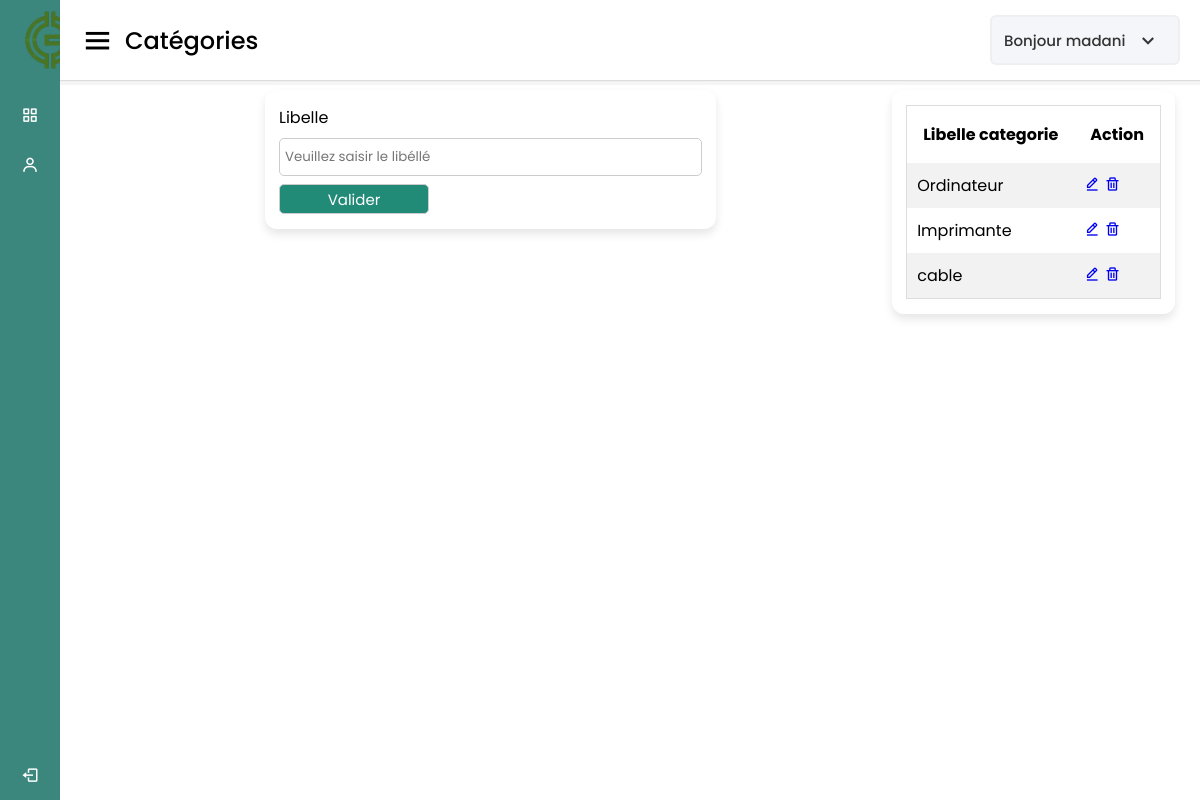
Page /vue/categorie.php (signed in) on the committed database.
### tables this page shows
CREATE TABLE `personnel` (
  `id` int(11) NOT NULL,
  `nom` varchar(30) NOT NULL,
  `prenom` varchar(30) NOT NULL,
  `telephone` varchar(15) NOT NULL,
  `adresse` varchar(50) NOT NULL,
  `email` varchar(255) NOT NULL,
  `role` varchar(255) NOT NULL,
  `password` varchar(255) NOT NULL
);

CREATE TABLE `categorie` (
  `id` int(11) NOT NULL,
  `libelle_categorie` varchar(60) NOT NULL
);

### model/function.php (called while the page is built, shortened)
<?php
function getCategorie($id = null)
{
    if (!empty($id)) {
        $sql = "SELECT * FROM categorie WHERE id=?";
        $req = $GLOBALS['connexion']->prepare($sql);
        $req->execute(array($id));
        return $req->fetch();
    } else {
        $sql = "SELECT * FROM categorie";
        $req = $GLOBALS['connexion']->prepare($sql);
        $req->execute();
        return $req->fetchAll();
    }
}

### vue/categorie.php (the view, shortened to what this page needs)
<?php
include 'entete.php';
?>
<div class="home-content">
    <div class="overview-boxes">
        <div class="box">
            <form action=" <?= !empty($_GET['id']) ?  "../controller/Categorie/modifCategorie.php" : "../controller/Categorie/ajoutCategorie.php" ?>" method="post">
                <label for="libelle_categorie">Libelle</label>
                <input value="<?= !empty($_GET['id']) ?  $categorie['libelle_categorie'] : "" ?>" type="text" name="libelle_categorie" id="libelle_categorie" placeholder="Veuillez saisir le libéllé">
                <button type="submit">Valider</button>
            </form>
        </div>
        <div class="box">
            <table class="mtable">
                <tr>
                    <th>Libelle categorie</th>
                    <th>Action</th>
                </tr>
                <?php
                    $categories = getCategorie();
                    if (!empty($categories) && is_array($categories)) {
                    foreach ($categories as $key => $value) {
                ?>
                <tr>
                    <td><?= $value['libelle_categorie'] ?></td>
                    <td>
                        <a href="?id=<?= $value['id'] ?>"><i class='bx bx-edit-alt'></i></a>
                        <a href="../controller/Categorie/supprimeCategorie.php?id=<?= $value['id'] ?>"onclick="return confirm('Voulez-vous vraiment supprimer cette catégorie ?');">
                            <i class='bx bx-trash'></i>
                        </a>
            </td>
        </tr>
                <?php
                    }
                }
                ?>
            </table>
        </div>
    </div>
</div>
<?php
include 'pied.php';
?>

### vue/entete.php (shortened to what this page needs)
<?php
include_once '../model/function.php';
$role = $_SESSION['role'];
$userName = '';
$stmt = $connexion->prepare("SELECT * FROM personnel WHERE id = ?");
$stmt->execute([$_SESSION['id']]);
$user = $stmt->fetch();
if ($user) {
    $userName = htmlspecialchars($user['nom']);
} else {
    echo "Erreur : Utilisateur non trouvé.";
    exit;
}
$pageTitles = [
    'dashboard.php' => 'Tableau de bord',
    'commande.php' => 'Commandes',
    'personnel.php' => 'Personnels',
    'stock.php' => 'Stock',
    'client.php' => 'Clients',
    'produit.php' => 'Produits',
    'categorie.php' => 'Catégories',
    'parametres.php' => 'Paramètres',
    'login.php' => 'Connexion',
    'recuVente.php' => 'Recu'
];
$currentFile = basename($_SERVER['PHP_SELF']);
$customTitle = isset($pageTitles[$currentFile]) ? $pageTitles[$currentFile] : 'Page inconnue';
?>
<!DOCTYPE html>
<html lang="fr" dir="ltr">
<head>
    <link rel="stylesheet" href="../public/css/style.css" />
    <link href="https://unpkg.com/boxicons@2.0.7/css/boxicons.min.css" rel="stylesheet" />
</head>
<body>
    <div class="sidebar">
        <div class="logo-details">
            <img src="../public/images/G-stock.png" style="height:100px ; width: 100px ;"></img>  <br><br> <br>
            <span class="logo_name">G-Stock</span>
        </div>
        <ul class="nav-links">
            <li>
                <a href="dashboard.php" class="<?php echo basename($_SERVER['PHP_SELF']) == 'dashboard.php' ? 'active' : '' ?>">
                    <i class="bx bx-grid-alt"></i>
                    <span class="links_name">Dashboard</span>
                </a>
            </li>
            <?php if ($role == 'commercial') : ?>
                <li>
                    <a href="commande.php" class="<?php echo basename($_SERVER['PHP_SELF']) == 'commande.php' ? 'active' : '' ?>">
                        <i class="bx bx-user"></i>
                        <span class="links_name">Commande</span>
                    </a>
                </li>
            <?php endif; ?>
            <li class="log_out">
                <a href="../controller/logout.php">
                    <i class="bx bx-log-out"></i>
                    <span class="links_name">Déconnexion</span>
                </a>
            </li>
        </ul>
    </div>
    <section class="home-section">
        <nav class="hidden-print">
            <div class="sidebar-button">
                <i class="bx bx-menu sidebarBtn"></i>
                <span class="dashboard"><?php echo $customTitle; ?></span>
            </div>
            <div class="profile-details">
                <span class="admin_name" id="profile-name"><?php echo "Bonjour " . $userName; ?></span>
                <i class="bx bx-chevron-down"></i>
            </div>
        </nav>
    </section>
</body>
</html>

### public/css/style.css (style rules this page uses)
* { margin: 0; padding: 0; box-sizing: border-box; font-family: "Poppins", sans-serif; }
.sidebar { position: fixed; height: 100%; width: 240px; background: #3b867d; transition: all 0.5s ease; }
.sidebar .logo-details { height: 80px; display: flex; align-items: center; }
.sidebar .logo-details .logo_name { color: #fff; font-size: 24px; font-weight: 500; }
.sidebar .nav-links { margin-top: 10px; }
.sidebar .nav-links li { position: relative; list-style: none; height: 50px; }
.sidebar .nav-links li a { height: 100%; width: 100%; display: flex; align-items: center; text-decoration: none; transition: all 0.4s ease; }
.sidebar .nav-links li i { min-width: 60px; text-align: center; font-size: 18px; color: #fff; }
.sidebar .nav-links li a .links_name { color: #fff; font-size: 15px; font-weight: 400; white-space: nowrap; }
.sidebar .nav-links .log_out { position: absolute; bottom: 0; width: 100%; }
.home-section { position: relative; background: #f5f5f5; min-height: 85px; width: calc(100% - 240px); left: 240px; transition: all 0.5s ease; }
.home-section nav { display: flex; justify-content: space-between; height: 80px; background: #fff; display: flex; align-items: center; position: fixed; width: calc(100% - 240px); left: 240px; z-index: 100; padding: 0 20px; box-shadow: 0 1px 1px rgba(0, 0, 0, 0.1); transition: all 0.5s ease; }
.home-section nav .sidebar-button { display: flex; align-items: center; font-size: 24px; font-weight: 500; }
nav .sidebar-button i { font-size: 35px; margin-right: 10px; }
.home-section nav .profile-details { display: flex; align-items: center; background: #f5f6fa; border: 2px solid #efeef1; border-radius: 6px; height: 50px; min-width: 190px; padding: 0 15px 0 2px; }
nav .profile-details .admin_name { font-size: 15px; font-weight: 500; color: #333; margin: 0 10px; white-space: nowrap; }
nav .profile-details i { font-size: 25px; color: #333; }
.home-content .overview-boxes { display: flex; align-items: flex-start; justify-content: space-between; flex-wrap: nowrap; padding: 0 20px; margin-bottom: 26px; }
.overview-boxes .box { display: flex; align-items: center; justify-content: center; background: #fff; padding: 15px 14px; border-radius: 12px; box-shadow: 0 5px 10px rgba(0, 0, 0, 0.1); margin: 5px; }
.home-content { margin-left: 240px; }
@media (max-width: 1240px) { .sidebar { width: 60px; } }
@media (max-width: 1240px) { .home-section { width: calc(100% - 60px); left: 60px; } }
@media (max-width: 1240px) { .home-section nav { width: calc(100% - 60px); left: 60px; } }
input, textarea, select { margin-bottom: 10px; box-sizing: border-box; width: 100%; margin: 8px 0; padding: 8px 5px; border-radius: 5px; border: 1px solid #ccc; }
button { background-color: rgb(34 139 120); color: white; width: 150px; height: 30px; border: 1px solid #ccc; font-size: 15px; border-radius: 5px; }
label { display: block; }
form { width: 100%; }
table.mtable { width: 100%; border-collapse: collapse; width: 100%; border: 1px solid #ddd; }
th, td { text-align: left; padding: 16px; }
table.mtable tr:nth-child(even) { background: #f2f2f2; }
table.mtable td { padding: 10px; }
.profile-details { position: relative; display: inline-block; }
.admin_name { cursor: pointer; font-weight: bold; color: #333; }

### rows in the picture
personnel: nom "madani"
categorie: libelle_categorie "Ordinateur"
categorie: libelle_categorie "Imprimante"
categorie: libelle_categorie "cable"

### other values in the picture
$customTitle "Catégories"
